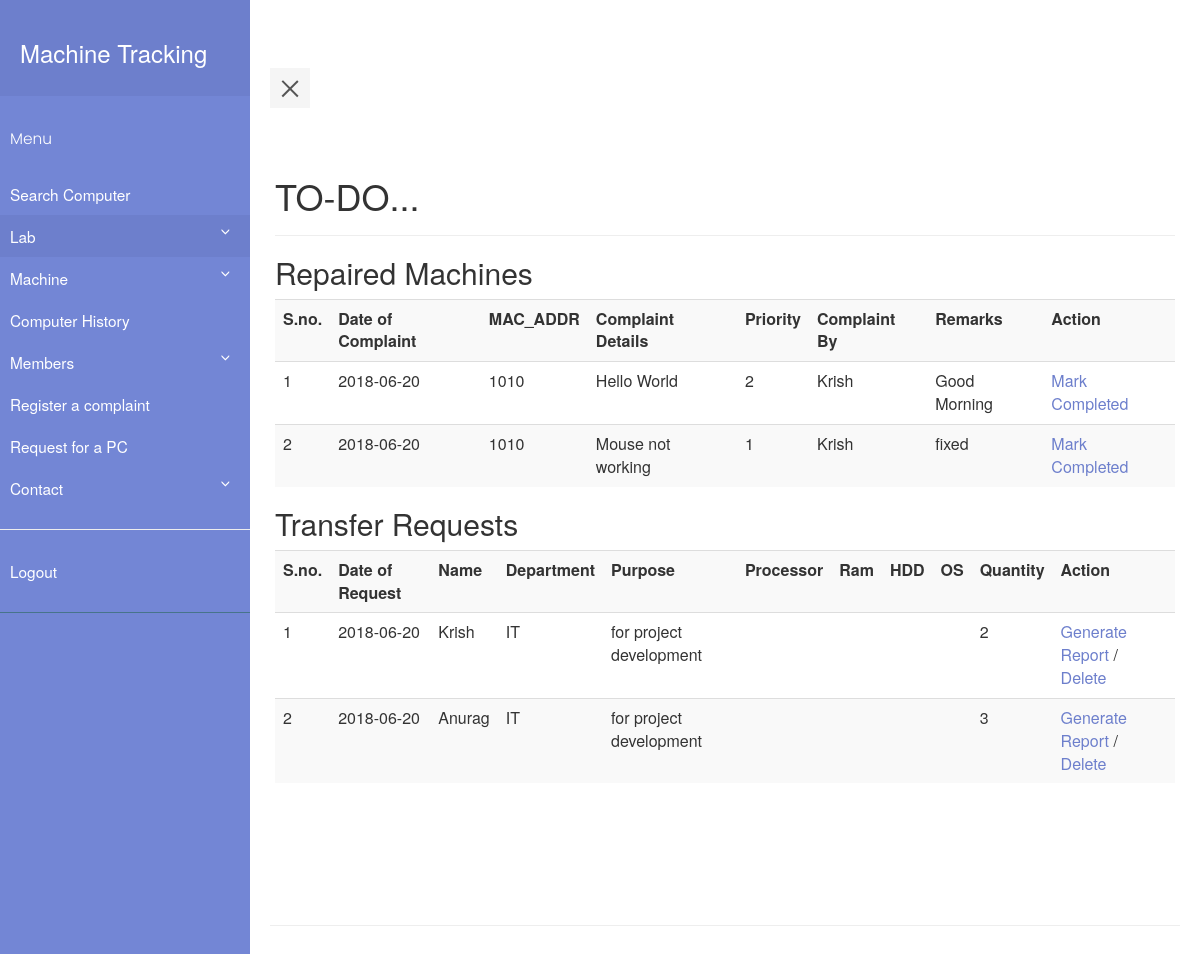
The page /home.php (signed in) on the database as committed earlier.
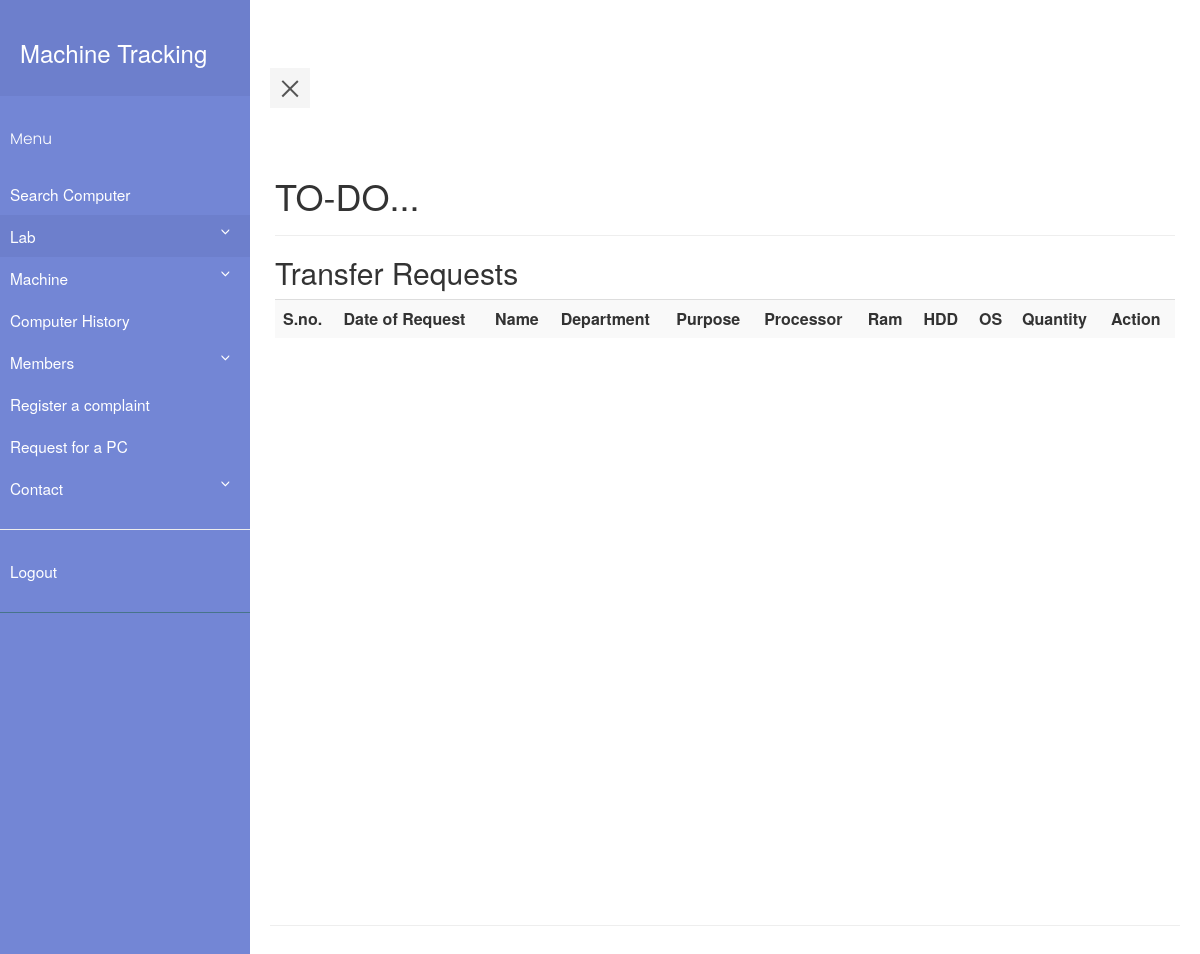
The same page on the database as committed later.
### tables this page shows
CREATE TABLE `complaint_book` (
  `complaint_book_id` int(11) NOT NULL,
  `Date_of_complaint` date DEFAULT NULL,
  `machine_id` int(11) DEFAULT NULL,
  `complaint_details` varchar(512) DEFAULT NULL,
  `priority` int(11) DEFAULT NULL,
  `work_for` int(11) DEFAULT NULL,
  `remarks` varchar(512) DEFAULT NULL,
  `complaint_by` varchar(40) DEFAULT NULL
);

CREATE TABLE `machine` (
  `machine_id` int(11) NOT NULL,
  `MAC_ADDR` varchar(30) DEFAULT NULL,
  `processor` varchar(30) DEFAULT NULL,
  `ram` varchar(20) DEFAULT NULL,
  `memory` varchar(20) DEFAULT NULL,
  `DOP` date DEFAULT NULL,
  `price` int(11) DEFAULT NULL,
  `state` varchar(10) DEFAULT NULL,
  `os` varchar(30) DEFAULT NULL
);

CREATE TABLE `transfer_request` (
  `transfer_request_id` int(11) NOT NULL,
  `date_of_request` date DEFAULT NULL,
  `name` varchar(30) DEFAULT NULL,
  `department` varchar(30) DEFAULT NULL,
  `purpose` text,
  `processor` varchar(100) DEFAULT NULL,
  `ram` varchar(10) DEFAULT NULL,
  `hdd` varchar(10) DEFAULT NULL,
  `os` varchar(20) DEFAULT NULL,
  `quantity` int(11) DEFAULT NULL
);

### home.php (the view, shortened to what this page needs)
<?php
    require_once "pdo.php";
?>
<html>
<head>
    <link rel="stylesheet" type="text/css" href="style5.css">
    <link rel="stylesheet" type="text/css" href="https://maxcdn.bootstrapcdn.com/bootstrap/3.3.7/css/bootstrap.min.css" >
</head>
<body>
        <div class="wrapper">
         <?php if ($_SESSION['id']=='0') include "navbar.php"; else include "navbar_index.php" ;?>
           <div class="container-fluid row" id="content">
        <div class="page-header">
        <h1>TO-DO...</h1>
        </div>
        <?php
            if($_SESSION['id']=='0')
            {
                $stmtcnt = $pdo->query("SELECT COUNT(*) FROM complaint_book JOIN repair_history ON complaint_book.machine_id = repair_history.machine_id WHERE complaint_book.remarks IS NOT NULL AND repair_history.fault IS NULL");
                $row = $stmtcnt->fetch(PDO::FETCH_ASSOC);
                if($row['COUNT(*)']!=='0')
                {
                    echo "<h2>Repaired Machines</h2>";
                    $i=1;
                    $stmtread = $pdo->query("SELECT * FROM complaint_book JOIN repair_history ON complaint_book.machine_id = repair_history.machine_id WHERE complaint_book.remarks IS NOT NULL AND repair_history.fault IS NULL");
                    echo ("<table class=\"table table-striped\">
                        <tr> <th>S.no.</th><th>Date of Complaint</th><th>MAC_ADDR</th><th>Complaint Details</th><th>Priority</th><th>Complaint By</th><th>Remarks</th><th>Action</th> </tr>");
                    while ( $row = $stmtread->fetch(PDO::FETCH_ASSOC) )
                    {
                        $stmtr = $pdo->prepare("SELECT MAC_ADDR FROM machine WHERE machine_id = :mid ");
                        $stmtr->execute(array(':mid' => $row['machine_id']));
                        $rowr = $stmtr->fetch(PDO::FETCH_ASSOC);
                        echo ("<tr>");
                        echo ("<td>");
                        echo($i);
                        echo("</td>");
                        echo ("<td>");
                        echo(htmlentities($row['Date_of_complaint']));
                        echo ("</td>");
                        echo ("<td>");
                        echo(htmlentities($rowr['MAC_ADDR']));
                        echo ("</td>");
                        echo ("<td>");
                        echo(htmlentities($row['complaint_details']));
                        echo ("</td>");
                        echo ("<td>");
                        echo(htmlentities($row['priority']));
                        echo ("</td>");
                        echo ("<td>");
                        echo(htmlentities($row['complaint_by']));
                        echo ("</td>");
                        echo ("<td>");
                        echo(htmlentities($row['remarks']));
                        echo ("</td>");
                        echo ("<td>");
                        echo('<a class="link-black" href="fromrepairmc.php?mc_id='.$rowr['MAC_ADDR'].'">'. 'Mark Completed' . '</a>');
                        echo ("</td>");
                        $i++;
                    }
                    echo('</table>');
                }
                $flag=0;
                if($flag==0)
                {
                    echo "<h2>Transfer Requests</h2>";
                    $i=1;
                    $stmtread = $pdo->query("SELECT * FROM transfer_request");
                    echo ("<table class=\"table table-striped\">
                        <tr> <th>S.no.</th><th>Date of Request</th><th>Name</th><th>Department</th><th>Purpose</th><th>Processor</th><th>Ram</th><th>HDD</th><th>OS</th><th>Quantity</th><th>Action</th> </tr>");
                    while ( $row = $stmtread->fetch(PDO::FETCH_ASSOC) )
                    {
                        $stmtread2 = $pdo->prepare("SELECT * FROM system_transfer_report where trid = :trid");
                        $stmtread2->execute(array(':trid' => $row['transfer_request_id']));
                        $row2 = $stmtread2->fetch(PDO::FETCH_ASSOC);
                        if($row2=== FALSE)
                        {
                            echo ("<tr>");
                        echo ("<td>");
                        echo($i);
                        echo("</td>");
                        echo ("<td>");
                        echo(htmlentities($row['date_of_request']));
                        echo ("</td>");
                        echo ("<td>");
                        echo(htmlentities($row['name']));
                        echo ("</td>");
                        echo ("<td>");
                        echo(htmlentities($row['department']));
                        echo ("</td>");
                        echo ("<td>");
                        echo(htmlentities($row['purpose']));
                        echo ("</td>");
                        echo ("<td>");
                        echo ("</td>");
                        echo ("<td>");
                        echo ("</td>");
                        echo ("<td>");
                        echo ("</td>");
                        echo ("<td>");
                        echo ("</td>");
                        echo ("<td>");
                        echo(htmlentities($row['quantity']));
                        echo ("</td>");
                        echo ("<td>");
                        echo('<a class="link-black" href="servicerpt.php?id='.$row['transfer_request_id'].'">'. 'Generate Report' . '</a>' . ' / ' . '<a class="link-black" href="deletetr.php?tr_id='.$row['transfer_request_id'].'">'. 'Delete' . '</a>');
                        echo ("</td>");
                        $i++;
                        }
                    }
                    echo('</table>');
                }
            }
        ?>
</body>
</html>

### navbar.php (shortened to what this page needs)
        <nav id="sidebar">
            <div class="sidebar-header">
                <a href="home.php"><h3>Machine Tracking</h3></a>
            </div>
            <ul class="list-unstyled components">
                <p>Menu</p>
                <li>
                    <a href="searchpc.php">Search Computer</a>
                </li>
                <li class="active">
                    <a href="#homeSubmenu" data-toggle="collapse" aria-expanded="false">Lab</a>
                </li>
                <li class="">
                    <a href="#machinemenu" data-toggle="collapse" aria-expanded="false">Machine</a>
                </li>
                <li>
                    <a href="viewmchistory.php">Computer History</a>
                </li>
                <li class="">
                    <a href="#membermenu" data-toggle="collapse" aria-expanded="false">Members</a>
                <li>
                    <a href="complaint_form.php">Register a complaint</a>
                </li>
                <li>
                    <a href="request_form.php">Request for a PC</a>
                </li>
                </li>
                <li class="">
                    <a href="#contactmenu" data-toggle="collapse" aria-expanded="false">Contact</a>
                </li>
                <hr>
                <li>
                    <a href="logout.php">Logout</a>
                </li>
            </ul>
        </nav>
<div class="container" id="content">
<div class="page-header">
<button type="button" id="sidebarCollapse" class="navbar-btn">
    <span></span>
</button>

### style5.css (style rules this page uses)
body { font-family: 'Poppins', sans-serif; background: #fafafa; }
p { font-family: 'Poppins', sans-serif; font-size: 1.1em; font-weight: 300; line-height: 1.7em; color: #999; }
a, a:hover, a:focus { color: inherit; text-decoration: none; transition: all 0.3s; }
.navbar-btn { box-shadow: none; outline: none !important; border: none; }
.wrapper { display: flex; align-items: stretch; perspective: 1500px; }
#sidebar { min-width: 250px; max-width: 250px; background: #7386D5; color: #fff; transition: all 0.6s cubic-bezier(0.945, 0.020, 0.270, 0.665); transform-origin: bottom left; }
#sidebar .sidebar-header { padding: 20px; background: #6d7fcc; }
#sidebar ul.components { padding: 20px 0; border-bottom: 1px solid #47748b; }
#sidebar ul p { color: #fff; padding: 10px; }
#sidebar ul li a { padding: 10px; font-size: 1.1em; display: block; }
#sidebar ul li.active > a, a[aria-expanded="true"] { color: #fff; background: #6d7fcc; }
a[data-toggle="collapse"] { position: relative; }
a[aria-expanded="false"]::before, a[aria-expanded="true"]::before { content: '\e259'; display: block; position: absolute; right: 20px; font-family: 'Glyphicons Halflings'; font-size: 0.6em; }
#content { padding: 20px; min-height: 100vh; transition: all 0.3s; }
#sidebarCollapse { width: 40px; height: 40px; background: #f5f5f5; }
#sidebarCollapse span { width: 80%; height: 2px; margin: 0 auto; display: block; background: #555; transition: all 0.8s cubic-bezier(0.810, -0.330, 0.345, 1.375); transition-delay: 0.2s; }
#sidebarCollapse span:last-of-type { transform: rotate(-45deg) translate(1px, -1px); }
a:link { text-decoration: none; color:white; }
a.link-black { color: #6d7fcc; }

Rows that differ between the two databases and show on the page:
removed complaint_book: Date_of_complaint "2018-06-20", machine.MAC_ADDR "1010", complaint_details "Hello World", priority "2", complaint_by "Krish", remarks "Good Morning"
removed complaint_book: Date_of_complaint "2018-06-20", machine.MAC_ADDR "1010", complaint_details "Mouse not working", priority "1", complaint_by "Krish", remarks "fixed"
removed transfer_request: date_of_request "2018-06-20", name "Krish", department "IT", purpose "for project development", quantity "2"
removed transfer_request: date_of_request "2018-06-20", name "Anurag", department "IT", purpose "for project development", quantity "3"
Other text that changed with them:
text no longer shown: "Repaired Machines S.no. Date of Complaint MAC_ADDR Complaint Details Priority Complaint By Remarks Action"
